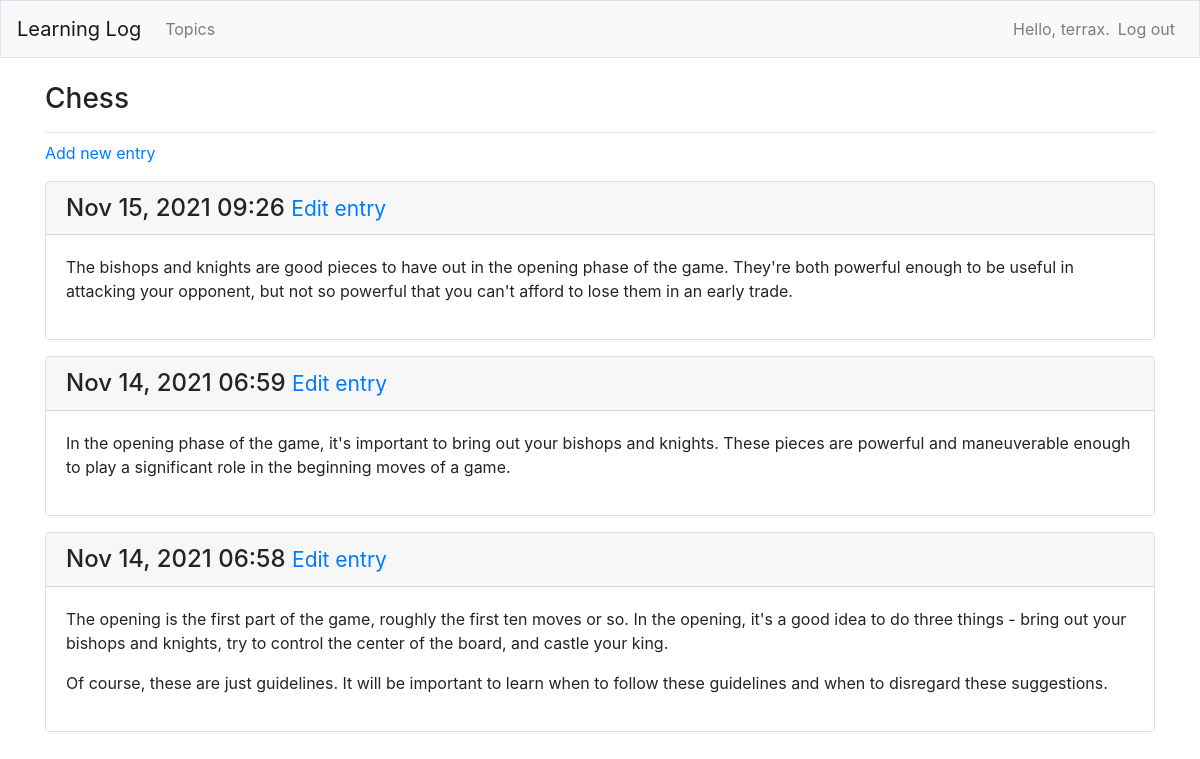
The page /topics/1/ (signed in) on the database its author committed.
### learning_logs/models.py (models this page shows, shortened)
class Topic(models.Model):
    text = models.CharField(max_length=200)
    date_added = models.DateTimeField(auto_now_add=True)
    owner = models.ForeignKey(User, on_delete=models.CASCADE)
    def __str__(self):
        return self.text

class Entry(models.Model):
    topic = models.ForeignKey(Topic, on_delete=models.CASCADE)
    text = models.TextField()
    date_added = models.DateTimeField(auto_now_add=True)
    class Meta:
        verbose_name_plural = 'entries'

### learning_logs/views.py (the view)
# urls.py: path('topics/<int:topic_id>/', views.topic, name='topic'),
@login_required
def topic(request, topic_id):
    title = 'Einträge'
    topic = Topic.objects.get(id=topic_id)
    if topic.owner != request.user:
        raise Http404
    entries = topic.entry_set.order_by('-date_added')
    context = {'entries': entries, 'topic': topic, 'title': title}
    return render(request, 'learning_logs/topic.html', context)

### learning_logs/templates/learning_logs/topic.html (shortened to what this page needs)
{% extends 'learning_logs/base.html' %}
{% block page-header %}
<h3>{{ topic }}</h3>
{% endblock page-header %}
{% block content %}
<p>
    <a href="{% url 'learning_logs:new_entry' topic.id %}">Add new entry</a>
</p>
{% for entry in entries %}
<div class="card mb-3">
    <h4 class="card-header">
        {{ entry.date_added|date:'M d, Y h:i' }}
        <small>
            <a href="{% url 'learning_logs:edit_entry' entry.id %}">Edit entry</a>
        </small>
    </h4>
    <div class="card-body">
        {{ entry.text|linebreaks }}
    </div>
</div>
{% empty %}
<p>There are no entries for this topic yet.</p>
{% endfor %}
{% endblock content %}

### learning_logs/templates/learning_logs/base.html (shortened to what this page needs)
{% load bootstrap4 %}
<!DOCTYPE html>
<html lang="en">
<head>
    {% bootstrap_css %}
</head>
<body>
    <nav class="navbar navbar-expand-md navbar-light bg-light mb-4 border">
        <a class="navbar-brand" href="{% url 'learning_logs:index' %}">Learning Log</a>
        <div class="collapse navbar-collapse" id="navbarCollapse">
            <ul class="navbar-nav mr-auuto">
                <li class="nav-item">
                    <a class="nav-link" href="{% url 'learning_logs:topics' %}">Topics</a>
                </li>
            </ul>
            <ul class="navbar-nav ml-auto">
                {% if user.is_authenticated %}
                <li class="nav-item">
                    <span class="navbar-text">Hello, {{ user.username }}.</span>
                </li>
                <li class="nav-item">
                    <a class="nav-link" href="{% url 'users:logout' %}">Log out</a>
                </li>
                {% endif %}
            </ul>
        </div>
    </nav>
    <main role="main" class="container">
        <div class="pb-2 mb-2 border-bottom">
            {% block page-header %} {% endblock page-header %}
        </div>
        <div>
            {% block content %} {% endblock content %}
        </div>
    </main>
</body>
</html>

### rows shown on the page
Topic: text "Chess"
Entry: date_added "Nov 15, 2021 09:26", text "The bishops and knights are good pieces to have out in the opening phase of the game. They're both powerful enough to be useful in attacking your opponent, but not so powerful that you can't afford to lose them in an early trade."
Entry: date_added "Nov 14, 2021 06:59", text "In the opening phase of the game, it's important to bring out your bishops and knights. These pieces are powerful and maneuverable enough to play a significant role in the beginning moves of a game."
Entry: date_added "Nov 14, 2021 06:58", text "The opening is the first part of the game, roughly the first ten moves or so. In the opening, it's a good idea to do three things - bring out your bishops and knights, try to control the center of the board, and castle your king. Of course, these are just guidelines. It will be important to learn when to follow these guidelines and when to disregard these suggestions."

### other values the page prints
{{ user.username }} "terrax"
